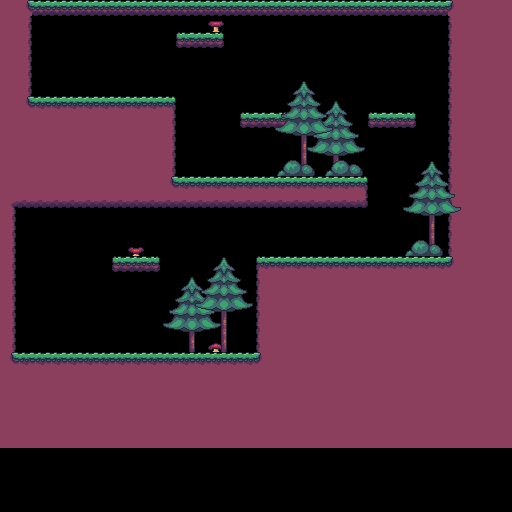

A 2D game scene composited from a Tiled map and its tileset images. What follows is a short description and the map's XML, with each tile layer's data collapsed to a summary:
An orthogonal 32x32 tile map with 16x16 px tiles, 5 tile layers (TreeBack, smallProps, Platforms, TreeFront, ...) and 17 objects (11x Platforms, 4x Left walls, 2x Right walls).

<map version="1.4" tiledversion="1.4.3" orientation="orthogonal" renderorder="right-down" width="32" height="32" tilewidth="16" tileheight="16" infinite="0" nextlayerid="8" nextobjectid="22">
 <tileset firstgid="1" name="Environment" tilewidth="16" tileheight="16" tilecount="180" columns="20">
  <image source="Environment.png" width="320" height="144" />
 </tileset>
 <layer id="3" name="TreeBack" width="32" height="32">
  <data>[1024 cells, 56 non-empty, 24 distinct tile ids]</data>
 </layer>
 <layer id="5" name="smallProps" width="32" height="32">
  <data>[1024 cells, 3 non-empty, 3 distinct tile ids]</data>
 </layer>
 <layer id="1" name="Platforms" width="32" height="32">
  <data>[1024 cells, 512 non-empty, 16 distinct tile ids]</data>
 </layer>
 <layer id="4" name="TreeFront" width="32" height="32">
  <data>[1024 cells, 72 non-empty, 24 distinct tile ids]</data>
 </layer>
 <layer id="6" name="Bushes" width="32" height="32">
  <data>[1024 cells, 9 non-empty, 3 distinct tile ids]</data>
 </layer>
 <objectgroup id="7" name="Collisions">
  <object id="4" name="Platforms" x="32" y="0" width="432" height="16" />
  <object id="5" name="Right walls" x="448" y="16" width="16" height="256" />
  <object id="6" name="Platforms" x="256" y="256" width="192" height="8" />
  <object id="8" name="Right walls" x="256" y="256" width="8" height="112" />
  <object id="9" name="Platforms" x="0" y="352" width="256" height="16" />
  <object id="10" name="Left walls" x="0" y="192" width="16" height="160" />
  <object id="11" name="Platforms" x="16" y="96" width="160" height="16" />
  <object id="12" name="Left walls" x="16" y="0" width="16" height="96" />
  <object id="13" name="Left walls" x="160" y="112" width="16" height="96" />
  <object id="14" name="Platforms" x="176" y="176" width="192" height="8" />
  <object id="15" name="Platforms" x="16" y="192" width="144" height="16" />
  <object id="16" name="Platforms" x="176" y="32" width="48" height="16" />
  <object id="17" name="Platforms" x="240" y="112" width="48" height="16" />
  <object id="18" name="Platforms" x="368" y="112" width="48" height="16" />
  <object id="19" name="Platforms" x="112" y="256" width="48" height="16" />
  <object id="20" name="Left walls" x="356" y="176" width="12" height="32" />
  <object id="21" name="Platforms" x="176" y="200" width="192" height="8" />
 </objectgroup>
</map>